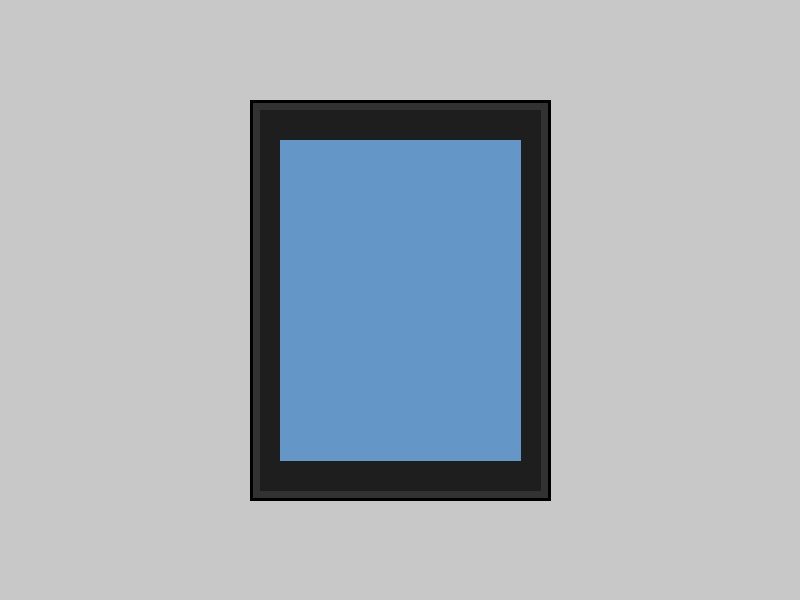
#> input picture backend/test_input_halo.jpg, 800 x 600 px
$ python -i shadow_effects.py   (imports and definitions only)
#> lines starting #> are read from the running program, lines starting #| are printed output that depends on the picture
#> further down, picture is the input picture: PIL image 800x600 RGB; mean R, G, B 168.7, 176.7, 184.6
"""
Sistema de Sombras Profesionales para E-commerce
Crea efectos de sombra de nivel Amazon/premium para productos con fondo removido
"""

import cv2
import numpy as np
from PIL import Image, ImageFilter, ImageEnhance, ImageDraw
import logging
from pathlib import Path
from typing import Dict, Tuple, Optional

logger = logging.getLogger(__name__)

class ShadowEffects:
    def __init__(self):
        self.shadow_types = {
            'drop': self.create_drop_shadow,
            'reflection': self.create_reflection_shadow,
            'natural': self.create_natural_shadow,
            'none': lambda img, **kwargs: img
        }

    # [90 lines left out: functions apply_shadow, create_drop_shadow, not called in this run]

    def create_reflection_shadow(self, img: Image.Image, reflection_height: float = 0.4,
                               opacity: float = 0.2, fade_start: float = 0.0,
                               intensity: float = 0.2, **kwargs) -> Image.Image:
        """Crear sombra reflejo (reflection shadow) - Estilo premium"""
#> called with reflection_height = 0.4, opacity = 0.2, fade_start = 0, intensity = 0.2

        # Usar intensidad del usuario si está disponible
        if intensity is not None:
            opacity = intensity
        logger.info(f"[REFLECT] Creando reflection shadow - altura: {reflection_height}, opacidad: {opacity}, intensidad: {intensity}")

        # Calcular dimensiones
        reflection_h = int(img.height * reflection_height)
#> reflection_h = 240
        gap = 10  # Separación entre imagen y reflejo
        total_height = img.height + reflection_h + gap
#> total_height = 850

        # Canvas con fondo transparente, luego se hará blanco
        canvas = Image.new('RGBA', (img.width, total_height), (0, 0, 0, 0))
#> canvas: PIL image 800x850 RGBA; every value is 0

        # Pegar imagen original
        canvas.paste(img, (0, 0), img if img.mode == 'RGBA' else None)
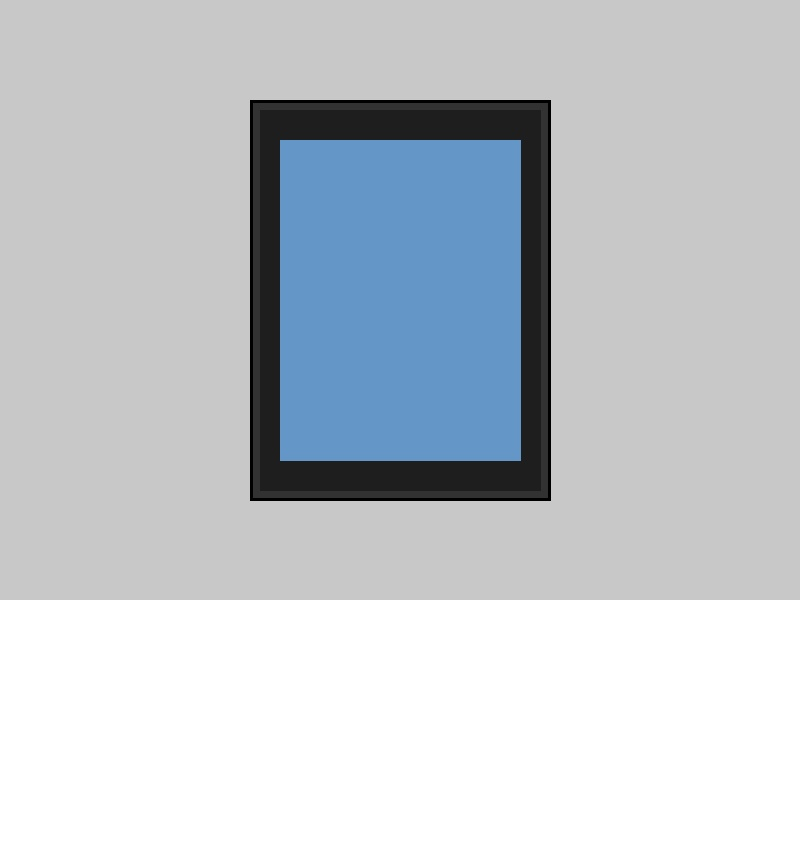
#> canvas: PIL image 800x850 RGBA; mean R, G, B, A 119.1, 124.8, 130.3, 180; transparent parts drawn white

        # Crear reflejo
        reflection = img.copy()
        reflection = reflection.transpose(Image.FLIP_TOP_BOTTOM)  # Voltear verticalmente

        # Recortar reflejo a la altura deseada
        reflection = reflection.crop((0, 0, reflection.width, reflection_h))
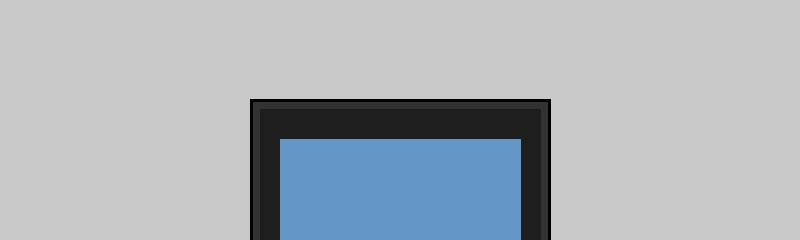
#> reflection: PIL image 800x240 RGB; mean R, G, B 171.4, 177.8, 184

        # Crear máscara de degradado para el fade
        fade_mask = Image.new('L', (reflection.width, reflection_h), 0)
#> fade_mask: PIL image 800x240 L; every value is 0
        for y in range(reflection_h):
            # Opacidad que disminuye hacia abajo
            progress = y / reflection_h
            if progress < fade_start:
                fade_factor = 1.0
            else:
                fade_factor = 1.0 - ((progress - fade_start) / (1.0 - fade_start))

            opacity_value = int(255 * opacity * fade_factor)
            for x in range(reflection.width):
                fade_mask.putpixel((x, y), opacity_value)
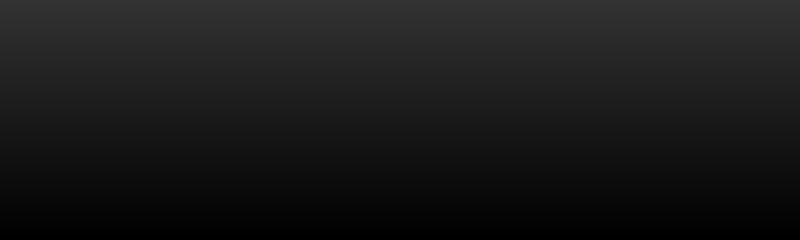
#> fade_mask: PIL image 800x240 L; min 0, max 51, mean 25.1

        # Aplicar máscara al reflejo
        if reflection.mode != 'RGBA':
            reflection = reflection.convert('RGBA')
#> reflection: PIL image 800x240 RGBA

        # Modificar el canal alpha del reflejo
        r, g, b, a = reflection.split()
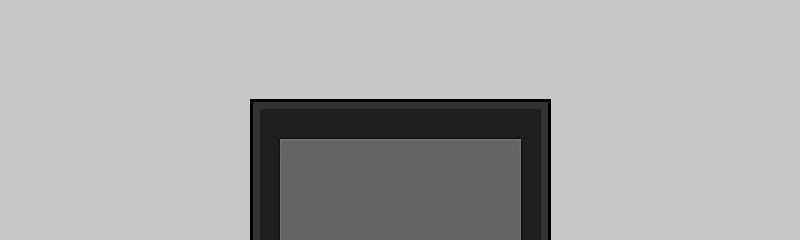
#> r: PIL image 800x240 L; min 0, max 205, mean 171.4
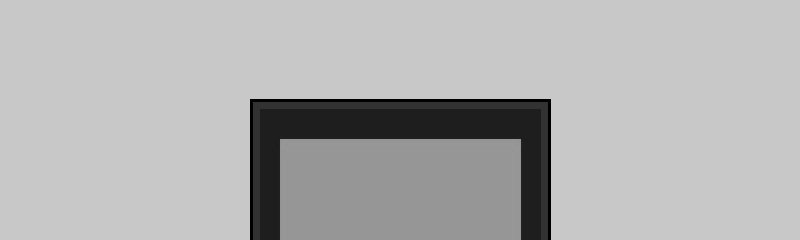
#> g: PIL image 800x240 L; min 0, max 205, mean 177.8
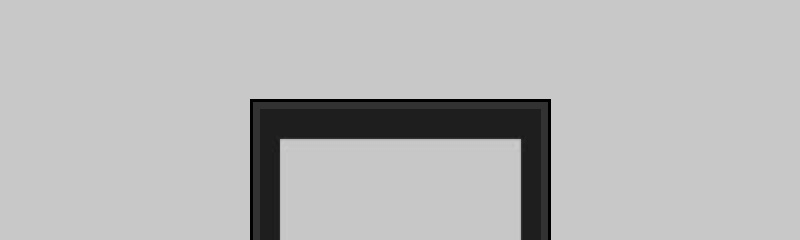
#> b: PIL image 800x240 L; min 0, max 205, mean 184
#> a: PIL image 800x240 L; every value is 255
        # Combinar el alpha existente con la máscara de fade
        combined_alpha = ImageEnhance.Brightness(a).enhance(opacity)
#> combined_alpha: PIL image 800x240 L; every value is 51
        combined_alpha = Image.eval(combined_alpha, lambda x: int(x * (fade_mask.getpixel((0, 0)) / 255)))
#> combined_alpha: PIL image 800x240 L; every value is 10

        # Aplicar fade a todo el reflejo
        reflection_faded = Image.new('RGBA', reflection.size, (0, 0, 0, 0))
#> reflection_faded: PIL image 800x240 RGBA; every value is 0
        for y in range(reflection_h):
            progress = y / reflection_h
            if progress < fade_start:
                fade_factor = 1.0
            else:
                fade_factor = 1.0 - ((progress - fade_start) / (1.0 - fade_start))

            alpha_value = int(255 * opacity * fade_factor)

            for x in range(reflection.width):
                if a.getpixel((x, y)) > 10:  # Solo si el pixel original no es transparente
                    r_val, g_val, b_val = reflection.getpixel((x, y))[:3]
                    reflection_faded.putpixel((x, y), (r_val, g_val, b_val, alpha_value))
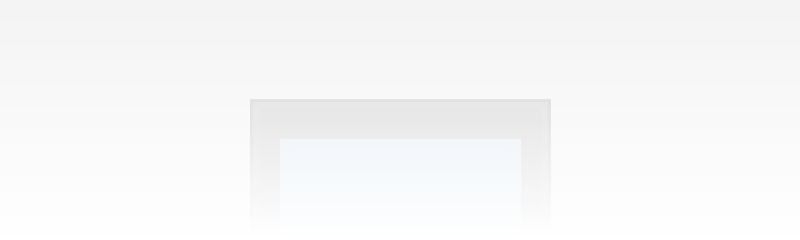
#> reflection_faded: PIL image 800x240 RGBA; mean R, G, B, A 171.4, 177.8, 184, 25.1; transparent parts drawn white

        # Pegar reflejo en canvas
        reflection_y = img.height + gap
#> reflection_y = 610
        canvas.paste(reflection_faded, (0, reflection_y), reflection_faded)

        logger.info(f"[REFLECT] Reflejo creado con altura {reflection_h}px")
        return canvas

    # [286 lines left out: functions create_natural_shadow, detect_best_shadow_type, get_shadow_params_for_pipeline, enhance_shadow_quality, apply_professional_shadow, apply_simple_drop_shadow, not called in this run]

>>> from PIL import Image
>>> picture = Image.open('../../test_input_halo.jpg')
>>> result = ShadowEffects().create_reflection_shadow(picture)
